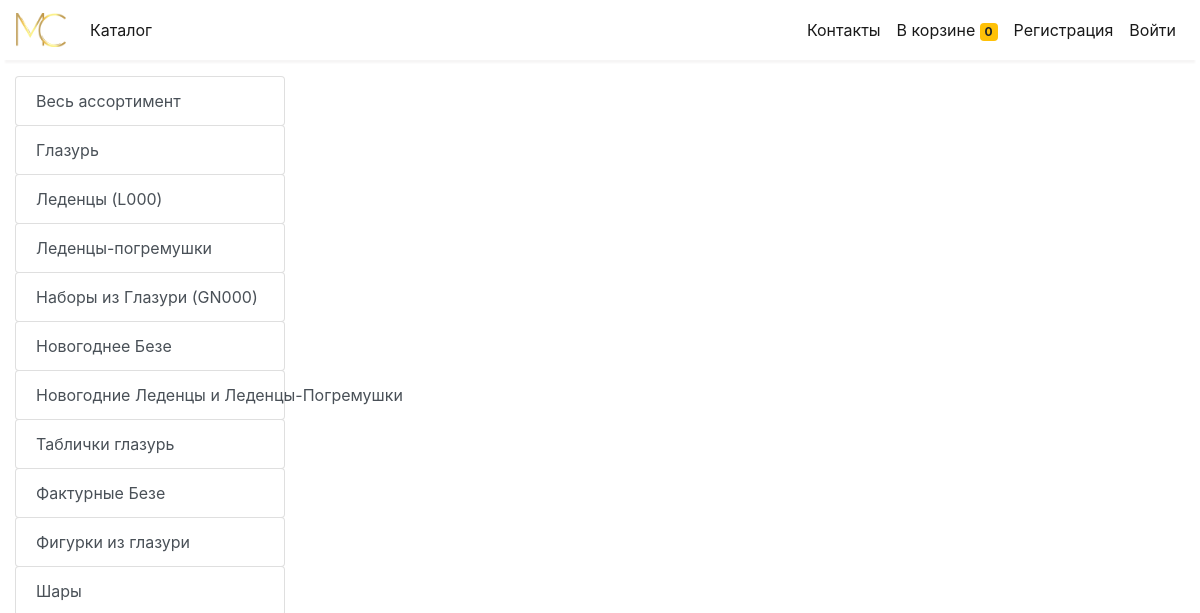
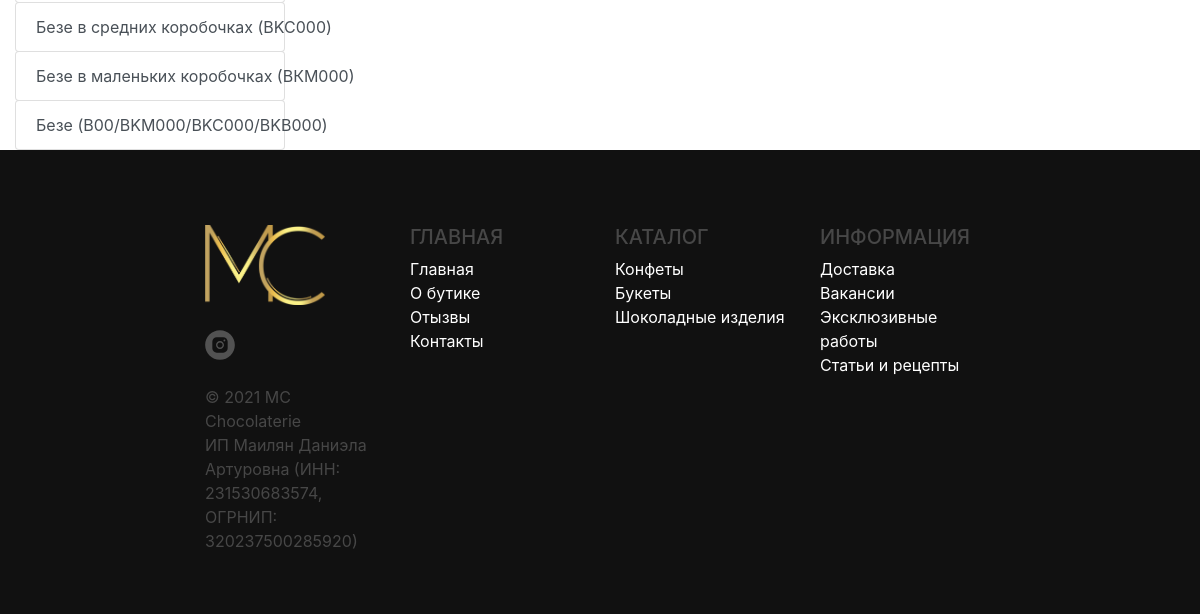
Page /store?category=27 on the earlier database version (2 pictures, top to bottom).
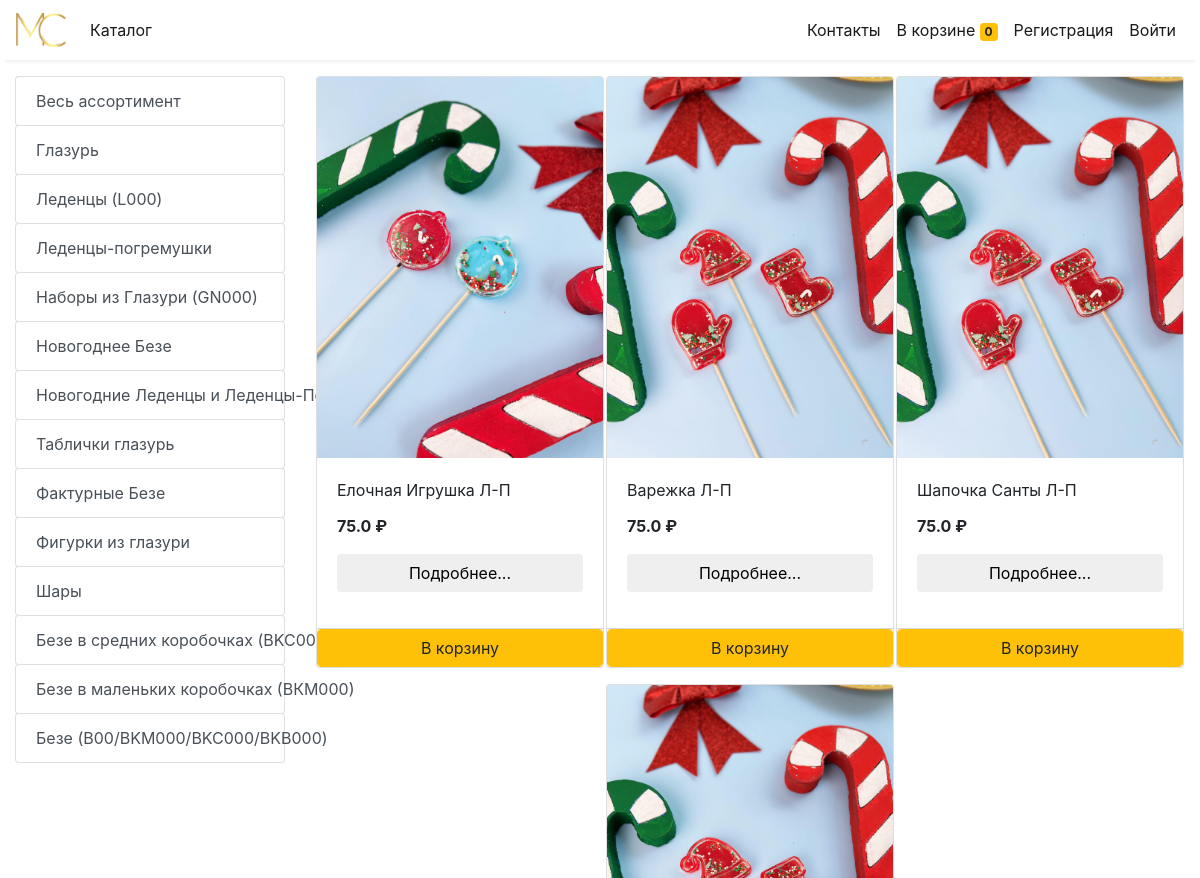
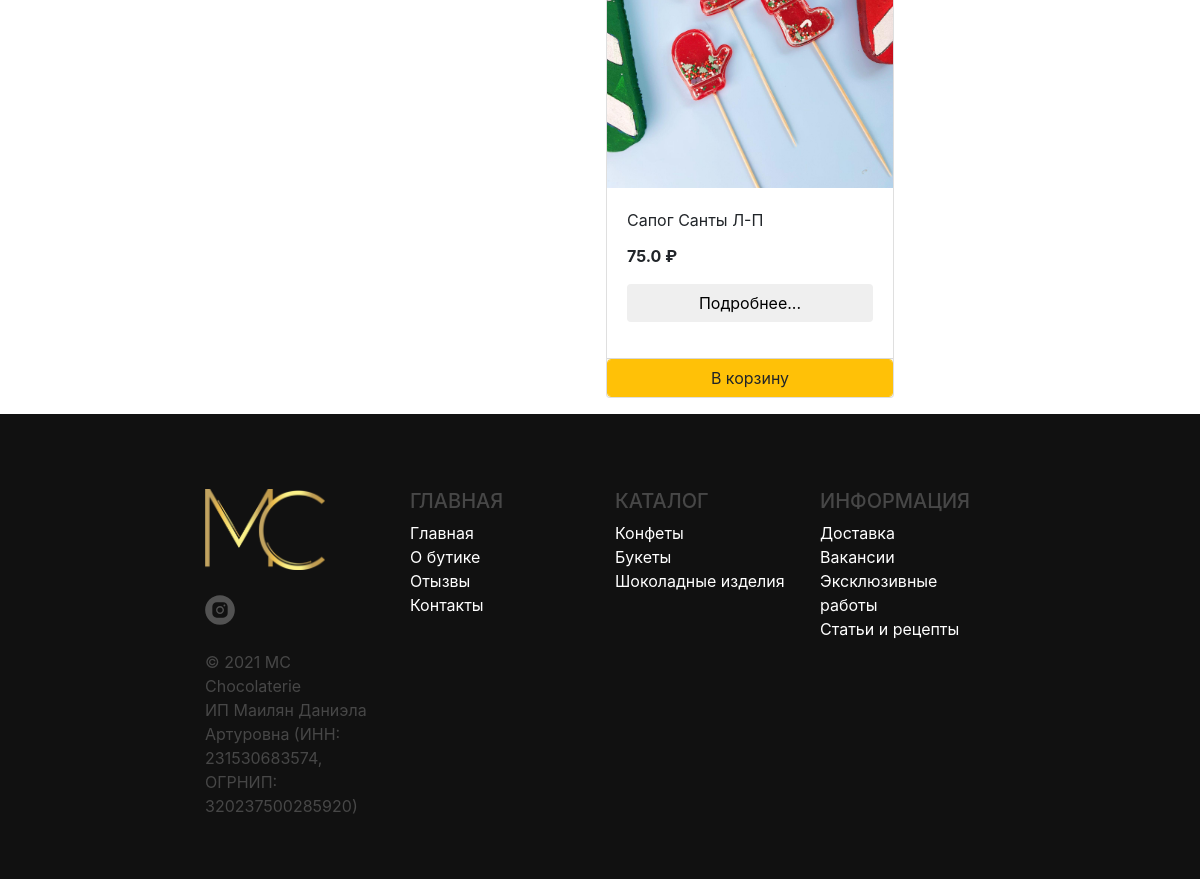
Same page on the later database version (2 pictures, top to bottom).
### store/models/category.py (models this page shows, shortened)
class Category(models.Model):
    name= models.CharField(max_length=50)
    @staticmethod
    def get_all_categories():
        return Category.objects.all()

### store/models/product.py (models this page shows, shortened)
class Products(models.Model):
    name = models.CharField(max_length=260, blank=True, null=True)
    price= models.IntegerField(default=0, blank=True, null=True)
    price_5k = models.FloatField(blank=True,null=True)
    price_10k = models.FloatField(blank=True,null=True)
    price_20k = models.FloatField(blank=True,null=True)
    price_many = models.FloatField(blank=True,null=True)
    kind = models.CharField(max_length=300, blank=True, null=True)
    category= models.ForeignKey(Category,on_delete=models.CASCADE,default=1, blank=True, null=True )
    description= models.CharField(max_length=250, default='', blank=True, null= True)
    photo_url = models.CharField(max_length=3000,null=True)
    author = models.ForeignKey(settings.AUTH_USER_MODEL, on_delete=models.CASCADE, blank=True, null=True)
    title = models.CharField(max_length=200, blank=True, null=True)
    description = models.CharField(max_length=300, blank=True, null=True)
    text = models.TextField(blank=True, null=True)
    article = models.CharField(max_length=20, blank=True, null=True)
    color = models.CharField(max_length=250, blank=True, null=True)
    size = models.FloatField(blank=True,null=True)
    weight = models.FloatField(blank=True,null=True)
    created_date = models.DateTimeField(default=timezone.now, blank=True, null=True)
    published_date = models.DateTimeField(blank=True, null=True)
    image= models.ImageField(upload_to='uploads/products/', blank=True, null=True)
    @staticmethod
    def get_all_products_by_categoryid(category_id):
        if category_id:
            return Products.objects.filter (category=category_id)
        else:
            return Products.get_all_products();

### store/views/home.py (the view)
# urls.py: path('' , include('store.urls'))
def store(request):
    cart = request.session.get('cart')
    if not cart:
        request.session['cart'] = {}
    products = None
    categories = Category.get_all_categories()
    categoryID = request.GET.get('category')
    if categoryID:
        products = Products.get_all_products_by_categoryid(categoryID)
    else:
        products = Products.get_all_products();
    data = {}
    data['products'] = products
    data['categories'] = categories
    print('you are : ', request.session.get('email'))
    return render(request, 'index.html', data)

### store/templatetags/cart.py (called while the page is built)
@register.filter (name='is_in_cart')
def is_in_cart(product, cart):
    keys = cart.keys ()
    for id in keys:
        if int (id) == product.id:
            return True
    return False;

### store/templatetags/custom_filter.py (called while the page is built)
@register.filter(name='currency')
def currency(number):
    return str(number)+" ₽"

### store/templates/index.html (shortened to what this page needs)
{% extends 'base.html' %}
{% block content %}
{% load cart %}
{% load custom_filter %}
<div class="container-fluid mt-3">
	<div class="row">
		<div class="col-lg-3 mx-auto">
			<div class="list-group">
				<a href="/" class="list-group-item list-group-item-action btn btn-outline-warning">Весь ассортимент</a>
				{% for category in categories %}
				<a href="/?category={{category.id}}"
					class="list-group-item list-group-item-action btn btn-outline-warning ">{{category.name}}</a>
				{% endfor %}
			</div>
		</div>
		<div id='products' class="col-lg-9 mx-auto">
			<div class="row mx-auto">
				{% for product in products %}
				<div class="card mx-auto mb-3" id={{product.id}} style="width: 18rem;">
					{% if product.image %}
						<img class="card-img-top" src="{{ product.image.url }}" alt="Card image cap" />
					{% else %}
						<a href="admin/store/products/{{ product.id }}/change/" id="{{ product.id }}" target="_blank">
						<img class="card-img-top" src="{{ product.photo_url }}" alt="Card image cap"  style="border: 1px solid red;"/>
						</a>
					{% endif %}
					<div class="card-body">
						<p class="card-title">{{product.name}}</p>
						<p class="card-text"><b>{{product.price_5k|currency}}</b></p>
						<button class="btn btn-ligth btn-block" type="button" data-toggle="modal" data-target="#modalWin{{product.id}}">
							Подробнее...
						  </button>
					</div>
					<div class="card-footer p-0 no-gutters">
						{% if product|is_in_cart:request.session.cart %}
						<div class="row no-gutters">
							<form action="/#{{product.id}}" method="post" class="col" style="display: flex; gap: 5px;">
								{% csrf_token %}
								<input hidden type="text" name='product' value='{{product.id}}'>
								<input type="submit" name='add' value=" + " class="btn btn-block btn-ligth border-left" >
								<input type="number" value="1" max="99999" min="1" name='fixed' >
								<input type="submit" name='remove' value=" - " class="btn btn-block btn-ligth border-right" >
							</form>
							<div class="text-center col btn btn-warning">{{product|cart_quantity:request.session.cart}} в корзине</div>
						</div>
						{% else %}
						<form action="/#{{product.id}}" method="POST" class="btn-block">
							<input type="submit" class="float-right btn btn-warning form-control"
								value="В корзину">
						</form>
						{% endif %}
					</div>
				</div>
				{% endfor %}
			</div>
		</div>
	</div>
</div>
{% endblock %}

### store/templates/base.html (shortened to what this page needs)
{% load static %}
<!doctype html>
<html lang="ru">
<head>
  <link rel="stylesheet" href="https://maxcdn.bootstrapcdn.com/bootstrap/4.0.0/css/bootstrap.min.css"
>
</head>
<body>
<nav class="one-edge-shadow
  navbar navbar-light
  sticky-top navbar
  navbar-expand-lg
  text-white">
    <a class="navbar-brand ms-3 text-dark " href="/">
    <img src="{% static 'logo.png' %}" style="width:50px;height:50px,color:text-light;"></a>
    <div class="collapse navbar-collapse" id="navbarSupportedContent">
      <ul class="navbar-nav mr-auto">
        <li class="nav-item active">
          <a class="nav-link" href="/store">Каталог <span class="sr-only">(current)</span></a>
        </li>
          </ul>
      <ul class=" navbar-nav my-2 my-lg-0">
        <li class="nav-item active">
          <a class="nav-link" href="/contacts">Контакты</a>
        </li>
        <li class="nav-item active">
          <a class="nav-link" href="/cart">В корзине
            <span class="badge badge-warning">{{request.session.cart.keys|length}}</span>
            <span class="sr-only">(current)</span></a>
        </li>
        {% if request.session.customer %}
        <li class="nav-item active ">
          <a class="nav-link" href="/orders">Заказы<span class="sr-only">(current)</span></a>
        </li>
        <li class="nav-item active ">
          <a class="nav-link" href="/logout">Выйти<span class="sr-only">(current)</span></a>
        </li>
        {% else %}
        <li class="nav-item active">
          <a class="nav-link" href="/signup">Регистрация<span class="sr-only">(current)</span></a>
        </li>
        <li class="nav-item active">
          <a class="nav-link" href="/login">Войти<span class="sr-only">(current)</span></a>
        </li>
        {% endif %}
      </ul>
    </div>
  </nav>
  {% block content %}{% endblock %}
  <footer>
    <div class="navbar-fixed-bottom" style="padding: 75px 0 45px 0; gap: 5%; color: #474747; background-color: #111111; max-width: 100%; width: auto;">
      <div class="row">
          <div class="col-12 col-lg-2 offset-1 offset-lg-2" style="display: flex; flex-direction: column; gap: 25px" >
              <a href="store">
                <img src="../static/logo.png" style="max-width: 120px; width: 100%;"/>
              </a>
              <a href="https://www.instagram.com/mc_chocolaterie/" style="max-width: 30px; width: 30px; max-height: 30px; height: 30px;">
            </a>
            <p>
                © 2021 MC Chocolaterie<br>
                ИП Маилян Даниэла Артуровна (ИНН:<br>
                231530683574, ОГРНИП:<br>
                320237500285920)<br>
              </p>
          </div>
          <div class="col-12 col-lg-2 offset-1 offset-lg-0">
            <h5>ГЛАВНАЯ</h5>
            <ul class="site-main" style="color: white;">
              <li class="site-main-item">
                <a href="/store">Главная</a>
              </li>
              <li class="site-main-item">
                <a href="#">О бутике</a>
              </li>
              <li class="site-main-item">
                <a href="#">Отызвы</a>
              </li>
              <li class="site-main-item">
                <a href="/contacts">Контакты</a>
              </li>
            </ul>
          </div>
          <div class="col-12 col-lg-2 offset-1 offset-lg-0">
            <h5>КАТАЛОГ</h5>
            <ul class="site-cat">
              <li class="site-main-item">
                <a href="#">Конфеты</a>
              </li>
              <li class="site-main-item">
                <a href="#">Букеты</a>
              </li>
              <li class="site-main-item">
                <a href="#">Шоколадные изделия</a>
              </li>
            </ul>
          </div>
          <div class="col-12 col-lg-2 offset-1 offset-lg-0">
            <h5>ИНФОРМАЦИЯ</h5>
            <ul class="site-info">
              <li class="site-main-item">
                <a href="#">Доставка</a>
              </li>
              <li class="site-main-item">
                <a href="#">Вакансии</a>
              </li>
              <li class="site-main-item">
                <a href="#">Эксклюзивные работы</a>
              </li>
              <li class="site-main-item">
                <a href="#">Статьи и рецепты</a>
              </li>
            </ul>
          </div>
        </div>
      </div>
  </footer>
</body>
</html>

### store/templates/base.html (style rules this page uses)
nav { background-color: white; }
.one-edge-shadow { box-shadow: 0 8px 2px -5px rgb(246, 245, 245); }
.site-main, .site-cat, .site-info { list-style-type: none; padding: 0; color: #474747; }
.site-main-item > a { color: white; text-decoration: none; }

Differences in the rows shown:
now on this page (row edited): Products: image (picture), name "Елочная Игрушка Л-П", price_5k "75.0 ₽"
now on this page (row edited): Products: image (picture), name "Варежка Л-П", price_5k "75.0 ₽"
now on this page (row edited): Products: image (picture), name "Шапочка Санты Л-П", price_5k "75.0 ₽"
now on this page (row edited): Products: image (picture), name "Сапог Санты Л-П", price_5k "75.0 ₽"
